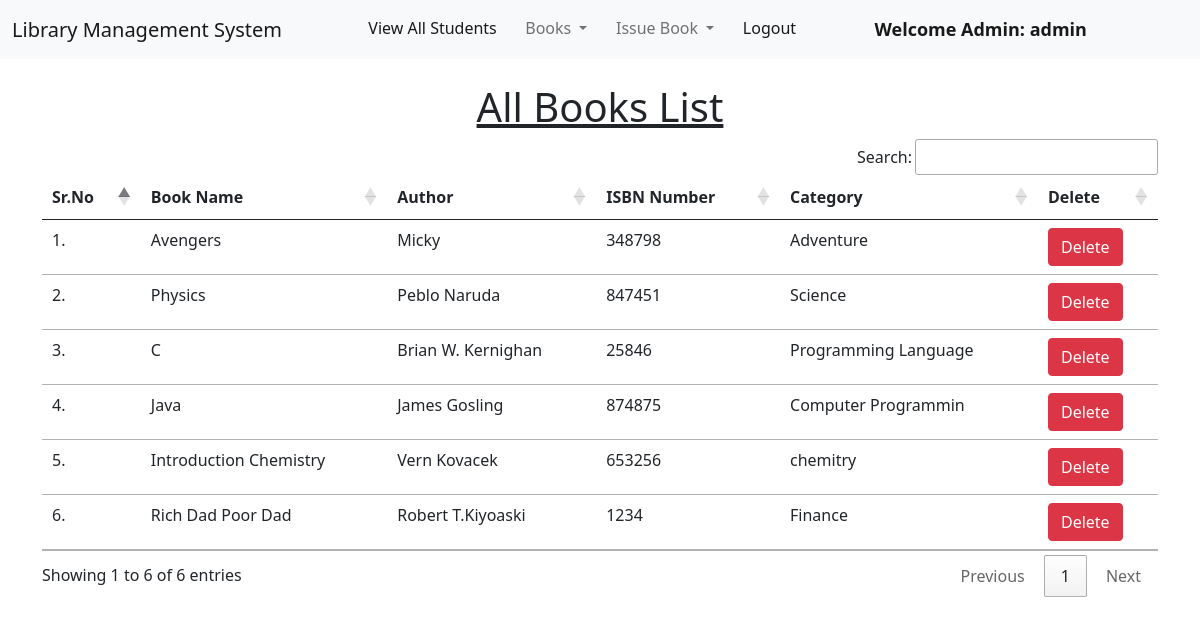
Page /view_books/ (signed in) on the committed database.
### library/models.py (models this page shows, shortened)
class Book(models.Model):
    name = models.CharField(max_length=200)
    author = models.CharField(max_length=200)
    isbn = models.PositiveIntegerField()
    category = models.CharField(max_length=50)

### library/views.py (the view)
# urls.py: path('view_books/',views.view_books,name='view_books'),
@login_required(login_url='/admin_login')
def view_books(request):
    books = Book.objects.all()
    return render(request, "view_books.html",{'books':books})

### library/templates/view_books.html (shortened to what this page needs)
{% extends 'admin_navbar.html' %}
{% load static %}
{% block content %}
<div class="container mt-4">
    <h1 class="text-center"><u>All Books List</u></h1>
    <table class="table table-hover" id="example">
        <thead>
            <tr>
                <th>Sr.No</th>
                <th>Book Name</th>
                <th>Author</th>
                <th>ISBN Number</th>
                <th>Category</th>
                <th>Delete</th>
            </tr>
        </thead>
        <tbody>
            {% for book in books %}
            <tr>
                <td>{{forloop.counter}}.</td>
                <td>{{book.name}}</td>
                <td>{{book.author}}</td>
                <td>{{book.isbn}}</td>
                <td>{{book.category}}</td>
                <td><a href="/delete_book/{{book.id}}/" class="btn btn-danger" onclick="return confirm('Are you sure you want to delete this book?')">Delete</a></td>
            </tr>
            {% endfor %}
        </tbody>
    </table>
    </div>
{% endblock content %}

### library/templates/admin_navbar.html (shortened to what this page needs)
<!doctype html>
<html lang="en">
  <head>
    <link href="https://cdn.jsdelivr.net/npm/bootstrap@5.1.0/dist/css/bootstrap.min.css" rel="stylesheet">
    <link rel="stylesheet" href="https://cdn.datatables.net/1.10.25/css/jquery.dataTables.min.css">
    <link rel="stylesheet" href="https://cdn.datatables.net/buttons/1.7.1/css/buttons.dataTables.min.css">
  </head>
  <body>
    <nav class="navbar navbar-expand-lg navbar-light bg-light">
        <div class="container-fluid">
          <a class="navbar-brand" href="#">Library Management System</a>
          <div class="collapse navbar-collapse" id="navbarSupportedContent">
            <ul class="navbar-nav me-auto mb-2 mb-lg-0">
              <li class="nav-item">
                <a class="nav-link active" aria-current="page" href="/view_students/">View All Students</a>
              </li>
              <li class="nav-item dropdown">
                <a class="nav-link dropdown-toggle" href="#" id="navbarDropdown" role="button" data-bs-toggle="dropdown" aria-expanded="false">
                  Books
                </a>
              </li>
              <li class="nav-item dropdown">
                <a class="nav-link dropdown-toggle" href="#" id="navbarDropdown" role="button" data-bs-toggle="dropdown" aria-expanded="false">
                  Issue Book
                </a>
              </li>
              <li class="nav-item">
                <a class="nav-link active" aria-current="page" href="/logout/">Logout</a>
              </li>
              <li class="nav-item">
                <a style="font-weight:600; font-family:'Segoe UI', Tahoma, Geneva, Verdana, sans-serif; font-size: large;" class="nav-link active" href="#">Welcome Admin: {{request.user}}</a>
              </li>
            </ul>
          </div>
        </div>
      </nav>
      {% block content %}
      {% endblock content %}
  </body>
</html>

### rows in the picture
Book: name "Avengers", author "Micky", isbn "348798", category "Adventure"
Book: name "Physics", author "Peblo Naruda", isbn "847451", category "Science"
Book: name "C", author "Brian W. Kernighan", isbn "25846", category "Programming Language"
Book: name "Java", author "James Gosling", isbn "874875", category "Computer Programmin"
Book: name "Introduction Chemistry", author "Vern Kovacek", isbn "653256", category "chemitry"
Book: name "Rich Dad Poor Dad", author "Robert T.Kiyoaski", isbn "1234", category "Finance"

### other values in the picture
{{ request.user }} "admin"
